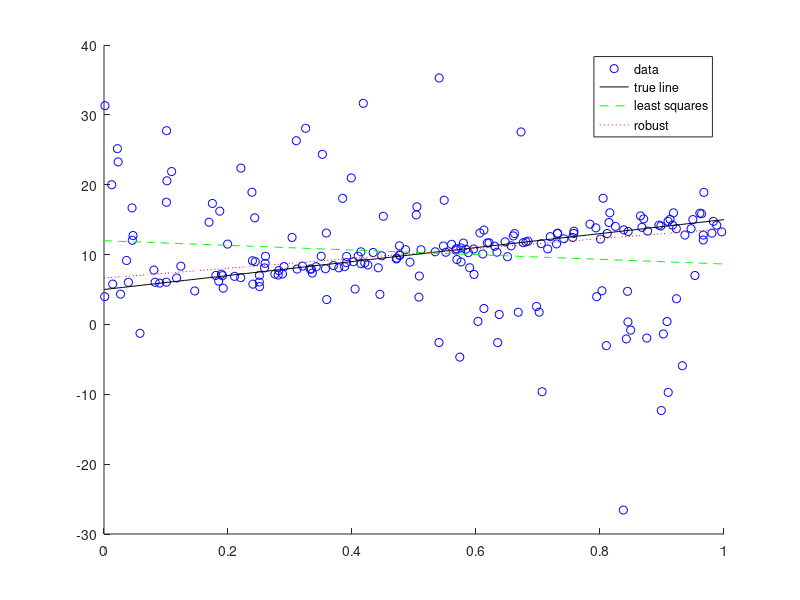

Write MATLAB code to recreate this figure.
function main
    clear all; 
    close all;
    clc;

    n = 200;
    rng(0); % seed random number generator
    x = rand(n,1);
    z = zeros(n,1); 
    k = n*0.4; 
    rp = randperm(n);
    outlier_subset = rp(1:k); 
    z(outlier_subset)=1; % outliers
    y = (1-z).*(10*x + 5 + randn(n,1)) + z.*(20 - 20*x + 10*randn(n,1));
    % plot data and true line
    scatter(x,y,'b')
    hold on
    t = 0:0.01:1;
    plot(t,10*t+5,'k')
    % add your code for ordinary least squares below
    [w_ols, b_ols] = OLS(x, y); 
    plot(t, w_ols*t + b_ols, 'g--');
    % add your code for the robust regression MM algorithm below
    [w_rob, b_rob] = roblr(x, y);

    plot(t, w_rob*t + b_rob, 'r:')
    legend('data','true line','least squares','robust')
end
%%%%%%%%%%%%%%%%%%%%%%%%%%%%%%%%%%%%%%%%%%%%%%%%%%%%%%%%%%%%%%%%%%%%%%
function [w,b] = wls(xtr, ytr,c)
    %Function to implement weighted linear regression
    %xtr is the input feature vector, ytr is the output vector and c is the
    % vector of weights
    xtr = [ones(size(xtr, 1),1) xtr];
    theta = (xtr' * diag(c) * xtr) \ (xtr' * diag(c) * ytr);
    b = theta(1);
    w = theta(2:end);
end

function [ w_rob, b_rob ] = roblr( x, y )
%Function to implement robust linear regression
%   x is the input feature vector and y is the output vector
    [n, p] = size(x);
    xtr = [ones(n, 1) x];
    theta = zeros(p+1, 1);
    for iter = 1:50
        r = y - xtr * theta;
        repeat_term = (1+r.^2).^0.5;
        rho_old = repeat_term - 1;
        obj_old = sum(rho_old)/n;
        weight_vector = 1./(repeat_term);
        [w_new, b_new] = wls(x, y, weight_vector);
        theta = [b_new w_new]';
        r_new = y - xtr *theta;
        repeat_term_new = (1+r_new.^2).^0.5;
        obj_new = sum(repeat_term_new - 1)/n;
                if abs(obj_new - obj_old) < 1e-6 
            break
        end
    end
    w_rob = w_new;
    b_rob = b_new;
end

function [ w, b ] = OLS( xtr, ytr)
    %implements ordinary linear regression here
    %xtr is the input feature vector and ytr is the input feature vector
    xtr = [ones(size(xtr, 1),1) xtr];
    theta = (xtr' * xtr) \ (xtr' * ytr);
    b = theta(1);
    w = theta(2:end);
end

